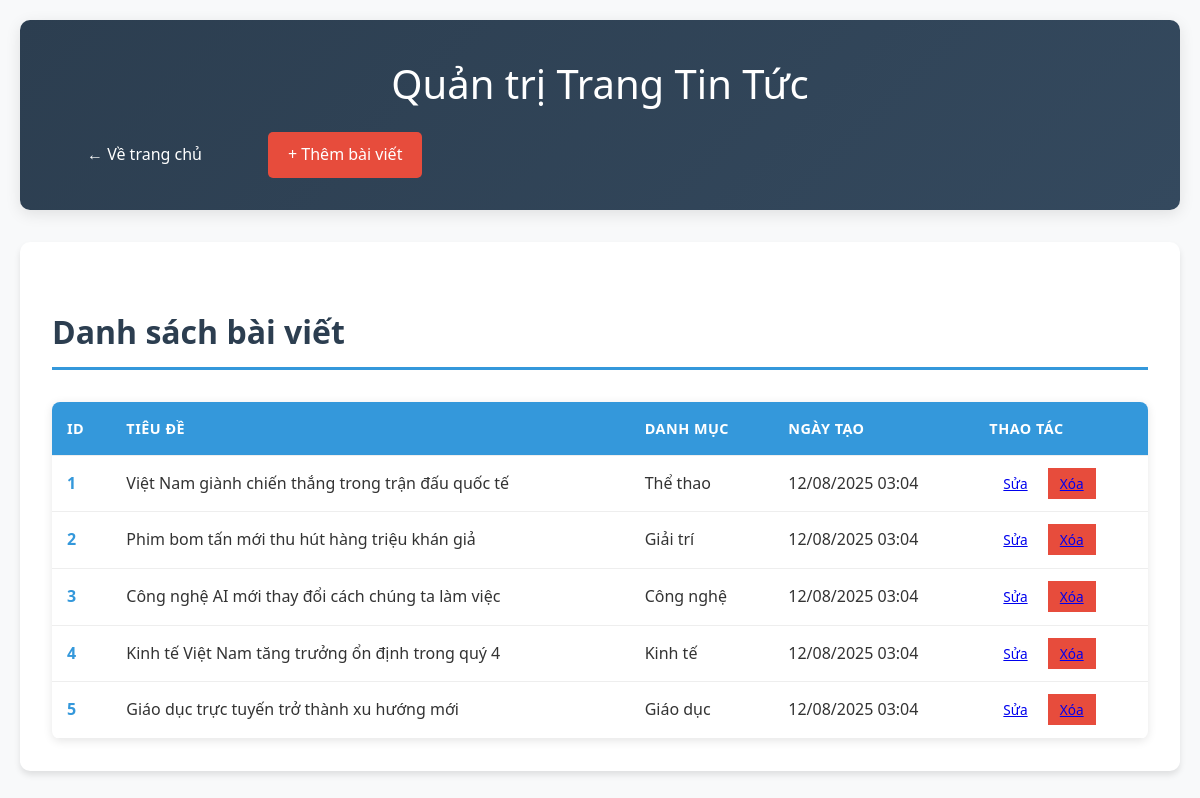
The app's page /admin/index.php with its own data.
### tables this page shows
CREATE TABLE IF NOT EXISTS articles (
    id INT AUTO_INCREMENT PRIMARY KEY,
    title VARCHAR(255) NOT NULL,
    content TEXT NOT NULL,
    image VARCHAR(255),
    category_id INT,
    created_at TIMESTAMP DEFAULT CURRENT_TIMESTAMP,
    FOREIGN KEY (category_id) REFERENCES categories(id) ON DELETE SET NULL
);

CREATE TABLE IF NOT EXISTS categories (
    id INT AUTO_INCREMENT PRIMARY KEY,
    name VARCHAR(255) NOT NULL
);

### admin/index.php (the view, shortened to what this page needs)
<?php include '../includes/config.php'; ?>
<!DOCTYPE html>
<html lang="vi">
<head>
    <link rel="stylesheet" href="../assets/css/style.css">
    <link rel="stylesheet" href="../assets/css/admin.css">
</head>
<body>
    <div class="admin-container">
        <header class="admin-header">
            <h1>Quản trị Trang Tin Tức</h1>
            <nav class="admin-nav">
                <a href="../index.php">← Về trang chủ</a>
                <a href="add_article.php" class="btn-primary">+ Thêm bài viết</a>
            </nav>
        </header>
        <div class="admin-content">
            <h2>Danh sách bài viết</h2>
            <?php
            $result = $conn->query("SELECT a.*, c.name as category_name
                                   FROM articles a
                                   LEFT JOIN categories c ON a.category_id = c.id
                                   ORDER BY a.created_at DESC");
            if ($result->num_rows > 0):
            ?>
                <table class="admin-table">
                    <thead>
                        <tr>
                            <th>ID</th>
                            <th>Tiêu đề</th>
                            <th>Danh mục</th>
                            <th>Ngày tạo</th>
                            <th>Thao tác</th>
                        </tr>
                    </thead>
                    <tbody>
                        <?php while($row = $result->fetch_assoc()): ?>
                        <tr>
                            <td><?= $row['id'] ?></td>
                            <td><?= htmlspecialchars($row['title']) ?></td>
                            <td><?= htmlspecialchars($row['category_name']) ?></td>
                            <td><?= date('d/m/Y H:i', strtotime($row['created_at'])) ?></td>
                            <td>
                                <a href="edit_article.php?id=<?= $row['id'] ?>" class="btn-small">Sửa</a>
                                <a href="delete_article.php?id=<?= $row['id'] ?>"
                                   class="btn-small btn-danger"
                                   onclick="return confirm('Bạn có chắc muốn xóa bài viết này?')">Xóa</a>
                            </td>
                        </tr>
                        <?php endwhile; ?>
                    </tbody>
                </table>
            <?php else: ?>
                <p>Chưa có bài viết nào.</p>
            <?php endif; ?>
        </div>
    </div>
</body>
</html>

### assets/css/style.css (style rules this page uses)
* { margin: 0; padding: 0; box-sizing: border-box; }
body { font-family: 'Segoe UI', Tahoma, Geneva, Verdana, sans-serif; line-height: 1.6; color: #333; background-color: #f8f9fa; }
header { background: linear-gradient(135deg, #667eea 0%, #764ba2 100%); color: white; padding: 1rem 0; box-shadow: 0 2px 10px rgba(0,0,0,0.1); }
header h1 { text-align: center; margin-bottom: 1rem; }
nav { text-align: center; }
nav a { color: white; text-decoration: none; margin: 0 15px; padding: 8px 16px; border-radius: 20px; transition: all 0.3s ease; font-weight: 500; }
h2 { color: #2c3e50; margin: 2rem 0 1rem 0; font-size: 2rem; border-bottom: 3px solid #3498db; padding-bottom: 10px; }
.btn-primary { background: #e74c3c; }

### assets/css/admin.css (style rules this page uses)
.admin-container { max-width: 1200px; margin: 0 auto; padding: 20px; }
.admin-header { background: linear-gradient(135deg, #2c3e50 0%, #34495e 100%); color: white; padding: 2rem; border-radius: 10px; margin-bottom: 2rem; box-shadow: 0 4px 15px rgba(0,0,0,0.1); }
.admin-header h1 { margin-bottom: 1rem; font-size: 2.5rem; font-weight: 300; }
.admin-nav { display: flex; gap: 1rem; align-items: center; }
.admin-nav a { color: white; text-decoration: none; padding: 10px 20px; border-radius: 5px; transition: all 0.3s ease; font-weight: 500; }
.admin-content { background: white; padding: 2rem; border-radius: 10px; box-shadow: 0 4px 6px rgba(0,0,0,0.1); }
.admin-content h2 { color: #2c3e50; margin-bottom: 2rem; border-bottom: 3px solid #3498db; padding-bottom: 10px; }
.admin-table { width: 100%; border-collapse: collapse; margin-top: 1rem; background: white; border-radius: 8px; overflow: hidden; box-shadow: 0 2px 10px rgba(0,0,0,0.1); }
.admin-table th, .admin-table td { padding: 15px; text-align: left; border-bottom: 1px solid #eee; }
.admin-table th { background: #3498db; color: white; font-weight: 600; text-transform: uppercase; font-size: 0.9rem; letter-spacing: 0.5px; }
.admin-table td:first-child { font-weight: bold; color: #3498db; }
.btn-small { padding: 6px 12px; font-size: 0.85rem; margin: 2px; }
.btn-danger { background: #e74c3c; }

### records on screen
articles: id "1", title "Việt Nam giành chiến thắng trong trận đấu quốc tế", category.name "Thể thao", created_at "12/08/2025 03:04"
articles: id "2", title "Phim bom tấn mới thu hút hàng triệu khán giả", category.name "Giải trí", created_at "12/08/2025 03:04"
articles: id "3", title "Công nghệ AI mới thay đổi cách chúng ta làm việc", category.name "Công nghệ", created_at "12/08/2025 03:04"
articles: id "4", title "Kinh tế Việt Nam tăng trưởng ổn định trong quý 4", category.name "Kinh tế", created_at "12/08/2025 03:04"
articles: id "5", title "Giáo dục trực tuyến trở thành xu hướng mới", category.name "Giáo dục", created_at "12/08/2025 03:04"
